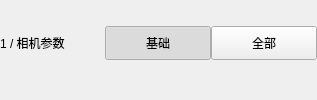
          <widget class="QFrame" name="editorHeaderFrame">
           <property name="frameShape">
            <enum>QFrame::NoFrame</enum>
           </property>
           <layout class="QHBoxLayout" name="horizontalLayout_editorHeader">
            <property name="spacing">
             <number>0</number>
            </property>
            <property name="leftMargin">
             <number>0</number>
            </property>
            <property name="topMargin">
             <number>0</number>
            </property>
            <property name="rightMargin">
             <number>0</number>
            </property>
            <property name="bottomMargin">
             <number>14</number>
            </property>
            <item>
             <widget class="QLabel" name="editorTitleLabel">
              <property name="text">
               <string>1 / 相机参数</string>
              </property>
              <property name="editorTitle" stdset="0">
               <bool>true</bool>
              </property>
             </widget>
            </item>
            <item>
             <spacer name="horizontalSpacer_editorHeader">
              <property name="orientation">
               <enum>Qt::Horizontal</enum>
              </property>
              <property name="sizeHint" stdset="0">
               <size>
                <width>40</width>
                <height>20</height>
               </size>
              </property>
             </spacer>
            </item>
            <item>
             <widget class="QFrame" name="segmentFrame">
              <property name="minimumSize">
               <size>
                <width>212</width>
                <height>34</height>
               </size>
              </property>
              <property name="maximumSize">
               <size>
                <width>16777215</width>
                <height>34</height>
               </size>
              </property>
              <property name="frameShape">
               <enum>QFrame::NoFrame</enum>
              </property>
              <property name="segmented" stdset="0">
               <bool>true</bool>
              </property>
              <layout class="QHBoxLayout" name="horizontalLayout_segmentFrame">
               <property name="spacing">
                <number>0</number>
               </property>
               <property name="leftMargin">
                <number>0</number>
               </property>
               <property name="topMargin">
                <number>0</number>
               </property>
               <property name="rightMargin">
                <number>0</number>
               </property>
               <property name="bottomMargin">
                <number>0</number>
               </property>
               <item>
                <widget class="QPushButton" name="basicModeButton">
                 <property name="minimumSize">
                  <size>
                   <width>106</width>
                   <height>34</height>
                  </size>
                 </property>
                 <property name="text">
                  <string>基础</string>
                 </property>
                 <property name="checkable">
                  <bool>true</bool>
                 </property>
                 <property name="checked">
                  <bool>true</bool>
                 </property>
                </widget>
               </item>
               <item>
                <widget class="QPushButton" name="allModeButton">
                 <property name="minimumSize">
                  <size>
                   <width>106</width>
                   <height>34</height>
                  </size>
                 </property>
                 <property name="text">
                  <string>全部</string>
                 </property>
                 <property name="checkable">
                  <bool>true</bool>
                 </property>
                </widget>
               </item>
              </layout>
             </widget>
            </item>
           </layout>
          </widget>
